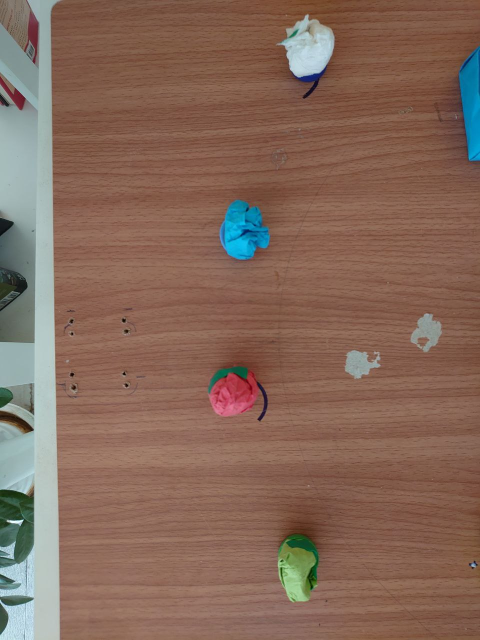
#> input picture image2.jpg, 960 x 1280 px, given in place of the camera (shown at 1/2 size)
$ python circle_detect_2.0.py
#> lines starting #> are read from the running program, lines starting #| are printed output that depends on the picture; after the words box and inside, x2 and y2 are one past the last pixel; in counts of white or black regions, pixels touching at a corner belong together
#python color_tracking.py --video balls.mp4
#python color_tracking.py

# import the necessary packages
from collections import deque
import numpy as np
import cv2
import time
#import urllib #for reading image from URL

def convert(max_px, xy, max_degree):
    return (xy * max_degree) // max_px

# define the lower and upper boundaries of the colors in the HSV color space

# 'orange':(0, 50, 80)
lower = {'red':(147,56,75), 'green':(28,15,39), 'blue':(97, 100, 117), 'yellow':(23, 59, 119)} #assign new item lower['blue'] = (93, 10, 0)
# green (64,246)
# red(147,56,75)
# 'orange':(20,255,255)
upper = {'red':(186,255,255), 'green':(86,255,255), 'blue':(117,255,255), 'yellow':(54,255,255)}

# define standard colors for circle around the object

# 'orange':(0,140,255)
colors = {'red':(0,0,255), 'green':(0,255,0), 'blue':(255,0,0), 'yellow':(0, 255, 217)}

camera = cv2.VideoCapture(0)

# camera = cv2.VideoCapture()
# camera.open('/dev/v4l/by-id/usb-046d_HD_Pro_Webcam_C920_6C5E18EF-video-index0')

rgby_circles = {'red': None, 'green': None, 'blue': None, 'yellow': None}

# keep looping
while True:
    # grab the current frame
    (grabbed, frame) = camera.read()
#> frame is the input picture: shape (1280, 960, 3); mean B, G, R 89.8, 104.4, 133.3
    frame = cv2.flip(frame, 1)
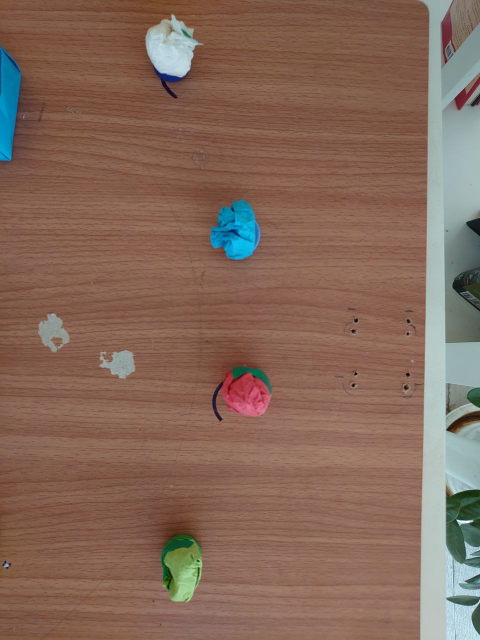
#> frame: shape (1280, 960, 3) (shown at 1/2 size); mean B, G, R 89.8, 104.4, 133.3

    frame = cv2.cvtColor(frame, cv2.COLOR_BGR2HSV)
#> frame: shape (1280, 960, 3); mean H, S, V 21, 99.8, 138.2
    contrast = 1.25
    brightness = 1
    frame[:,:,2] = np.clip(contrast * frame[:,:,2] + brightness, 0, 255)
#> frame: shape (1280, 960, 3); mean H, S, V 21, 99.8, 173.1
    frame = cv2.cvtColor(frame, cv2.COLOR_HSV2BGR)

    #IP webcam image stream
    #URL = 'http://10.254.254.102:8080/shot.jpg'
    #urllib.urlretrieve(URL, 'shot1.jpg')
    #frame = cv2.imread('shot1.jpg')


    # blur the frame, and convert it to the HSV
    blurred = cv2.GaussianBlur(frame, (11, 11), 0)
    hsv = cv2.cvtColor(blurred, cv2.COLOR_BGR2HSV)
#> hsv: shape (1280, 960, 3); mean H, S, V 20.9, 100, 173
    cv2.normalize(frame, frame, 0, 255, cv2.NORM_MINMAX)
    #for each color in dictionary check object in frame
    for key, value in upper.items():
        # construct a mask for the color from dictionary`1, then perform
        # a series of dilations and erosions to remove any small
        # blobs left in the mask
        kernel = np.ones((9,9),np.uint8)
        mask = cv2.inRange(hsv, lower[key], upper[key])
        mask = cv2.morphologyEx(mask, cv2.MORPH_OPEN, kernel)
        mask = cv2.morphologyEx(mask, cv2.MORPH_CLOSE, kernel)

        # find contours in the mask and initialize the current
        # (x, y) center of the ball
        cnts = cv2.findContours(mask.copy(), cv2.RETR_EXTERNAL,
            cv2.CHAIN_APPROX_SIMPLE)[-2]
        center = None

        # only proceed if at least one contour was found
        if len(cnts) > 0:
            # find the largest contour in the mask, then use
            # it to compute the minimum enclosing circle and
            # centroid
            c = max(cnts, key=cv2.contourArea)
            ((x, y), radius) = cv2.minEnclosingCircle(c)
            M = cv2.moments(c)
            center = (int(M["m10"] / M["m00"]), int(M["m01"] / M["m00"]))

            x_dist = convert(640, center[0], 180)
            y_dist = convert(480, center[1], 90)

            #rgby_circles[key] = str(x_dist) + ' ' + str(y_dist)
            rgby_circles[key] = str(center[0]) + ' ' + str(center[1])
            #print(center[0], center[1], key)

            # only proceed if the radius meets a minimum size. Correct this value for your obect's size
            if radius > 0.5:
                # draw the circle and centroid on the frame,
                # then update the list of tracked points
                cv2.circle(frame, (int(x), int(y)), int(radius), colors[key], 2)
                cv2.putText(frame, key + " ball", (int(x-radius),int(y-radius)), cv2.FONT_HERSHEY_SIMPLEX, 0.6, colors[key], 2)
#> this loop made 4 passes
#> (x, y, radius, center, x_dist, y_dist) on passes 1 to 4: (490.5, 786.5, 53.8, (491, 790), 138, 148), (871.5, 782.5, 384.5, (898, 798), 252, 149), (10, 208, 113.4, (16, 205), 4, 38), (369.5, 1144.5, 62.5, (367, 1142), 103, 214)
#> pass 1, `mask = cv2.inRange(hsv, lower[key], upper[key])`:
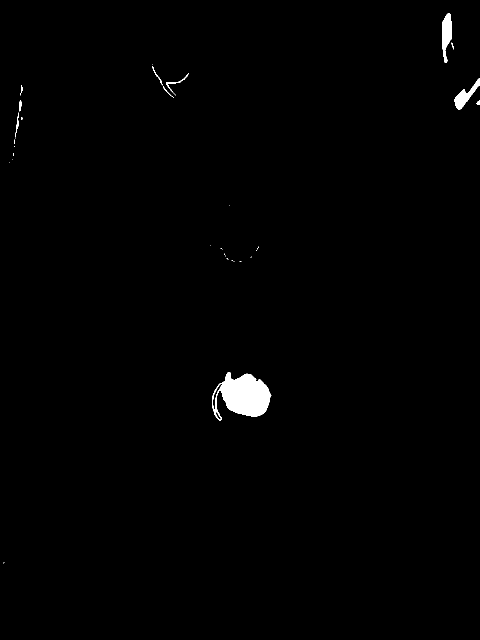
#> mask: shape (1280, 960) (shown at 1/2 size); 0.79% white; 34 white regions (23 under 20 px), largest, box (x1, y1, x2, y2) and area: (424, 744, 543, 841) 6791, (884, 26, 904, 126) 1250, (909, 156, 960, 220) 1052
#> pass 1, `mask = cv2.morphologyEx(mask, cv2.MORPH_OPEN, kernel)`:
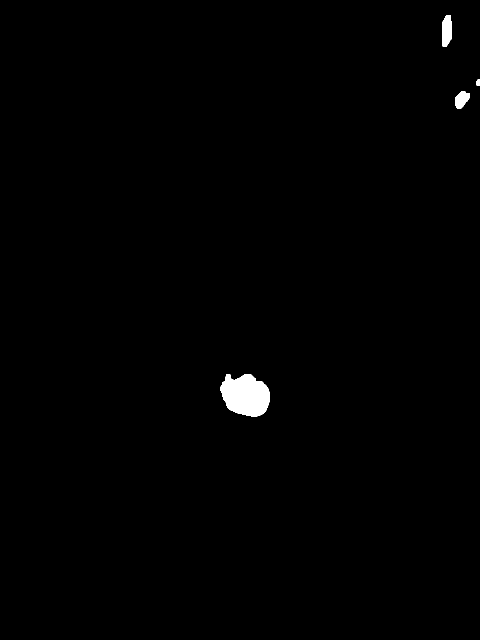
#> mask: shape (1280, 960) (shown at 1/2 size); 0.67% white; 4 white regions, box (x1, y1, x2, y2) and area: (441, 748, 540, 833) 6346, (884, 30, 903, 93) 1038, (910, 183, 940, 217) 711, (953, 159, 960, 171) 79
#> after the loop:
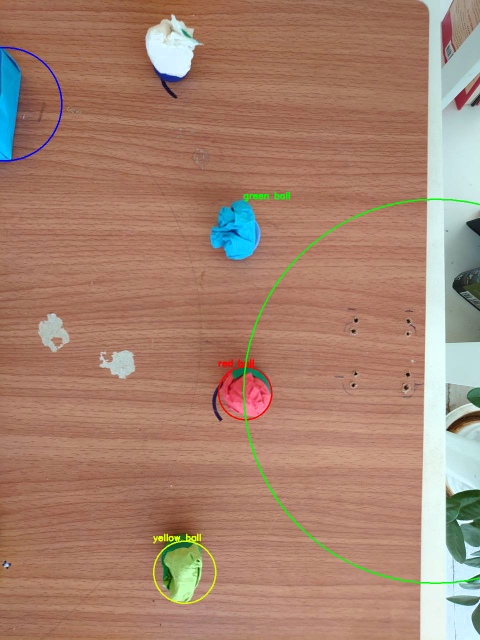
#> frame: shape (1280, 960, 3) (shown at 1/2 size); mean B, G, R 111.3, 130.7, 166.5
#> after the loop, rgby_circles = {'red': '491 790', 'green': '898 798', 'blue': '16 205', 'yellow': '367 1142'}


    # show the frame to our screen
    cv2.imshow("Frame", frame)
    key = cv2.waitKey(1) & 0xFF
#> (key q is pressed here)
    if key == ord('q'):


    #if rgby_circles['red'] != None and rgby_circles['green'] != None and rgby_circles['blue'] != None and rgby_circles['yellow'] != None:
        #time.sleep(30)

        cv2.destroyAllWindows()
        image = cv2.imread('/home/pi/camera/OpenCV_detection/ServoRotation/Version2_0/image.jpg')
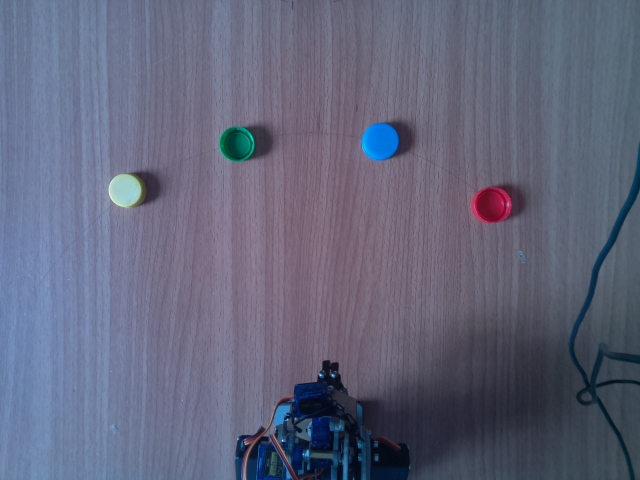
#> input picture image.jpg, 640 x 480 px, found by its file name
#> image is the input picture: shape (480, 640, 3); mean B, G, R 123.3, 101.4, 98.3
        image = cv2.flip(image, 1)
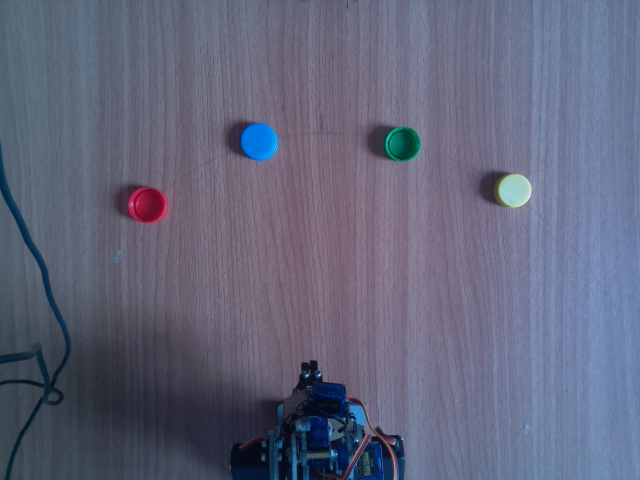
#> image: shape (480, 640, 3); mean B, G, R 123.3, 101.4, 98.3
        for key, value in rgby_circles.items():
            center = rgby_circles[key].split(' ')
            cv2.circle(image, (int(center[0]), int(center[1])), 20, colors[key], 2)
            cv2.putText(image, key + " ball", (int(center[0]) - 20, int(center[1]) - 20), cv2.FONT_HERSHEY_SIMPLEX, 0.6, colors[key], 2)
#> this loop made 4 passes
#> (key, center) on passes 1 to 4: ('red', ['491', '790']), ('green', ['898', '798']), ('blue', ['16', '205']), ('yellow', ['367', '1142'])
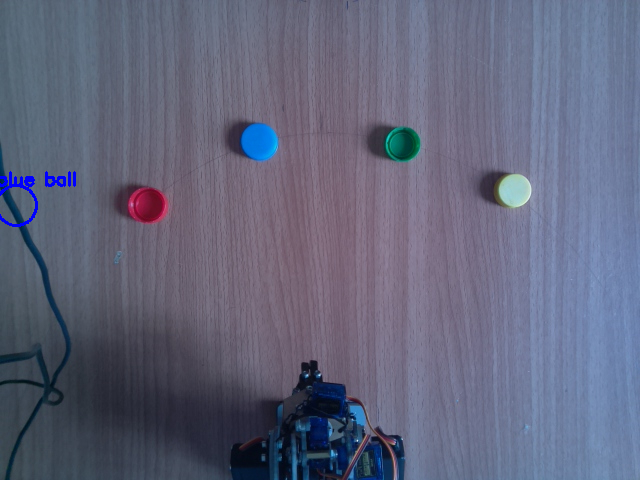
#> image: shape (480, 640, 3); 0.26% of pixels changed, all inside (x1, y1, x2, y2) = (0, 171, 76, 227)

        # Using resizeWindow()
        # cv2.resizeWindow("Resized_Window", 300, 700)
        # cv2.resizeWindow('image', 600,600)
        # cv2.imshow('Image', image)
        cv2.imshow


        key = cv2.waitKey(0) & 0xFF
#> (key q is pressed here)
        # if the 'q' key is pressed, stop the loop
        if key == ord('y'):
            for key, value in rgby_circles.items():
                print(value, key)
            break
        elif key == ord('n'):
            rgby_circles = {'red': None, 'green': None, 'blue': None, 'yellow': None}
            cv2.destroyAllWindows()
            time.sleep(1)
            continue
        else:
            pass


camera.release()
cv2.destroyAllWindows()
